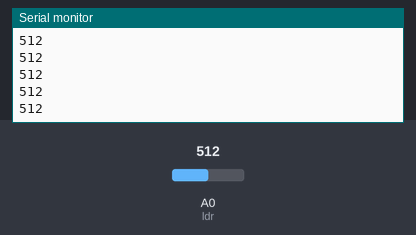
A sketch run on a simulated Arduino Uno, built with avr-gcc and run on an emulated ATmega328P. On the bench: the last lines printed to the serial monitor. The inputs (shaded band) are chosen by the test bench; at power-on: A0 (ldr) = 512.

Above: at 1.2 s.
1.3 s: A0 (ldr) set to 716
At 1.31 s:
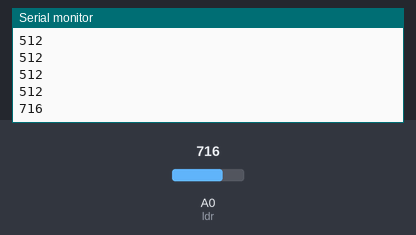
2.8 s: A0 (ldr) set to 900
At 2.81 s:
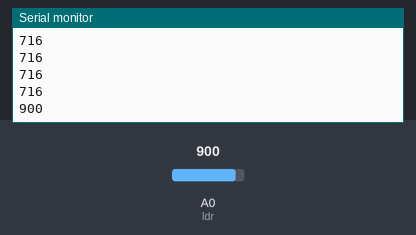
Timing chart, 0 to 5.8 s (numbered marks = the images above; inputs shaded):
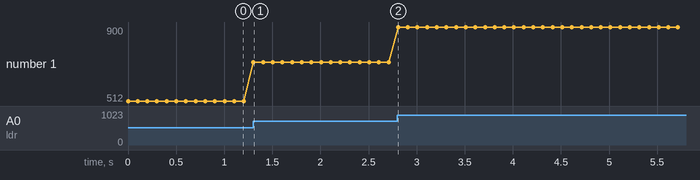

The sketch:

Arduino_com_LDR.ino
```cpp
int ldr=A0;//Defenir o pino analógico onde será ligado o ldr neste caso pino 0
int val=0; //definir a vareável que vai armazenar os valores obtidos pelo ldr
void setup(){
  Serial.begin(9600);// linha de código para a comunicação com o pc
}

void loop(){
  val=analogRead(ldr);//  linha de código para o armazenamento dos valores obtidos no ldr numa variável
  Serial.println(val);// fazer um print dos valores obtidos pelo ldr
  delay(100); // intervalo de tempo de 1 segundo
}
```

Measured:
- after the input at 1.3 s, the serial monitor: prints a new line at once (image 1)
- after the input at 2.8 s, the serial monitor: prints a new line at once (image 2)
- plotted number 1: 512 → 716 after the input at 1.3 s, 716 → 900 after the input at 2.8 s
